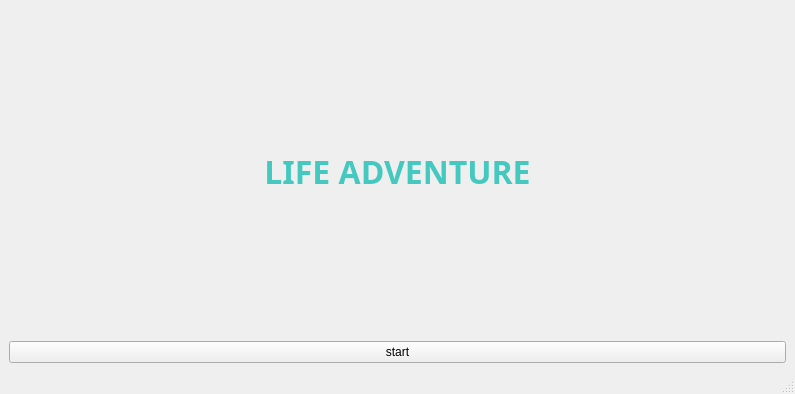
<?xml version="1.0" encoding="UTF-8"?>
<ui version="4.0">
 <class>MainWindow</class>
 <widget class="QMainWindow" name="MainWindow">
  <property name="geometry">
   <rect>
    <x>0</x>
    <y>0</y>
    <width>795</width>
    <height>394</height>
   </rect>
  </property>
  <property name="windowTitle">
   <string>MainWindow</string>
  </property>
  <widget class="QWidget" name="centralwidget">
   <layout class="QVBoxLayout" name="verticalLayout_2">
    <item>
     <widget class="QLabel" name="app_name_label">
      <property name="font">
       <font>
        <family>MesloLGMDZ Nerd Font</family>
        <pointsize>24</pointsize>
        <weight>75</weight>
        <italic>false</italic>
        <bold>true</bold>
        <underline>false</underline>
        <strikeout>false</strikeout>
        <stylestrategy>PreferDefault</stylestrategy>
       </font>
      </property>
      <property name="mouseTracking">
       <bool>true</bool>
      </property>
      <property name="text">
       <string>&lt;!DOCTYPE HTML PUBLIC &quot;-//W3C//DTD HTML 4.0//EN&quot; &quot;http://www.w3.org/TR/REC-html40/strict.dtd&quot;&gt;
&lt;html&gt;&lt;head&gt;&lt;meta name=&quot;qrichtext&quot; content=&quot;1&quot; /&gt;&lt;style type=&quot;text/css&quot;&gt;
p, li { white-space: pre-wrap; }
&lt;/style&gt;&lt;/head&gt;&lt;body style=&quot; font-family:'MesloLGMDZ Nerd Font'; font-size:24pt; font-weight:600; font-style:normal;&quot;&gt;
&lt;p style=&quot; margin-top:0px; margin-bottom:0px; margin-left:0px; margin-right:0px; -qt-block-indent:0; text-indent:0px;&quot;&gt;&lt;span style=&quot; color:#44c8bf;&quot;&gt;LIFE ADVENTURE&lt;/span&gt;&lt;/p&gt;&lt;/body&gt;&lt;/html&gt;</string>
      </property>
      <property name="textFormat">
       <enum>Qt::AutoText</enum>
      </property>
      <property name="alignment">
       <set>Qt::AlignCenter</set>
      </property>
      <property name="wordWrap">
       <bool>false</bool>
      </property>
     </widget>
    </item>
    <item>
     <widget class="QPushButton" name="start_bt">
      <property name="text">
       <string>start</string>
      </property>
     </widget>
    </item>
   </layout>
  </widget>
  <widget class="QStatusBar" name="statusbar"/>
 </widget>
 <resources/>
 <connections/>
</ui>
